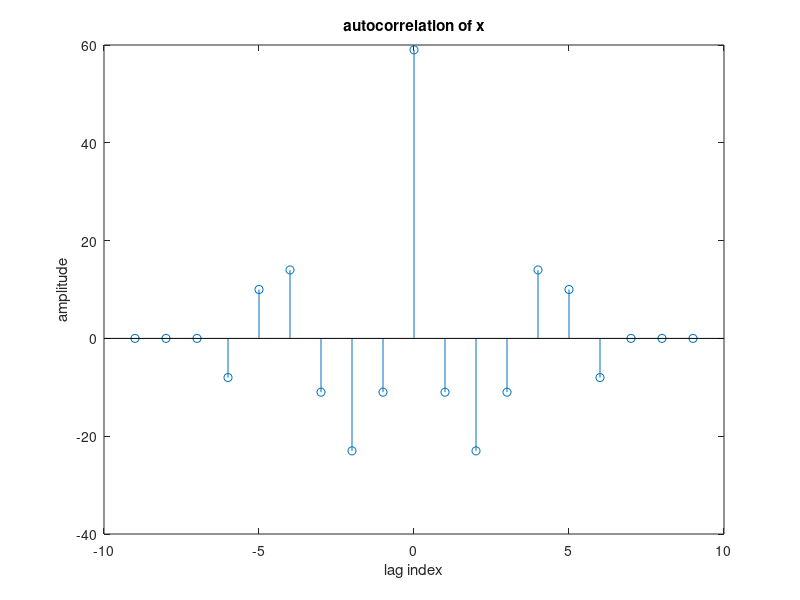
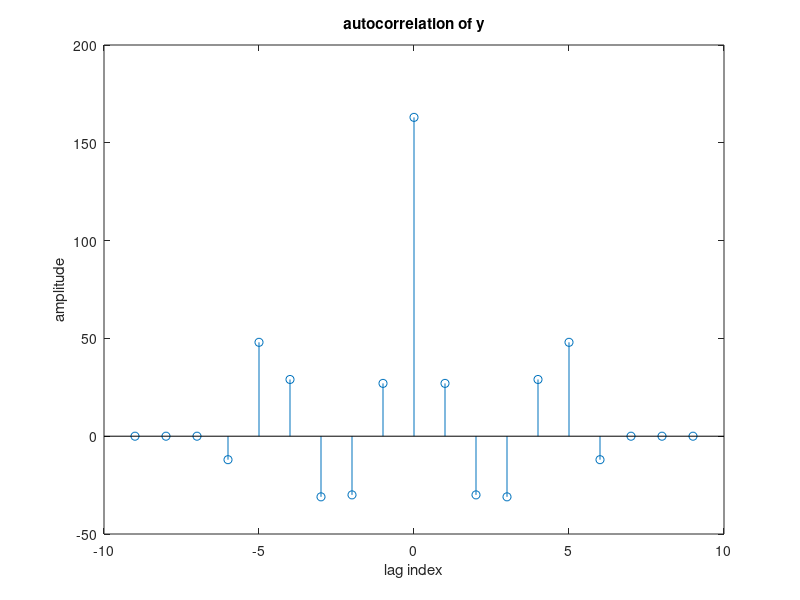
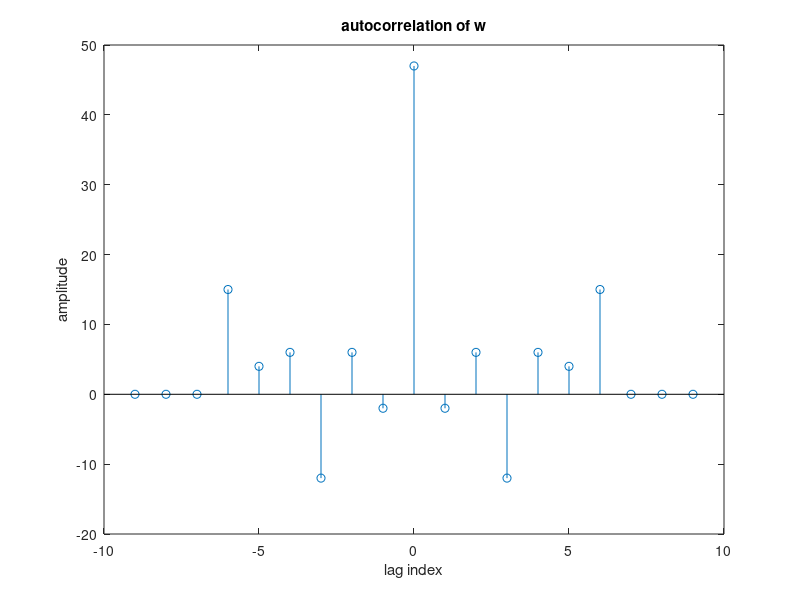

These figures' MATLAB source, in order:
% LAB 4 B
% Chirantan Ganguly (420)
% Amitrakshar Sanyal (422)
% ================================
%Autocorrelation and crosscorrelation
x = [0,0,0,-4,5,1,-2,-3,0,2];
y=[0,0,0,6,-3,-1,0,8,7,-2];
w=[0,0,0,3,2,2,-1,0,-2,5];
r1 = convn(x,fliplr(x));
r2 = convn(y,fliplr(y));
r3 = convn(w,fliplr(w));
figure(1)
N=length(x);
lag=-(N-1):(N-1);
stem(lag,r1)
xlabel('lag index')
ylabel('amplitude')
title('autocorrelation of x')
figure(2)
stem(lag,r2)
xlabel('lag index')
ylabel('amplitude')
title('autocorrelation of y')
figure(3)
stem(lag,r3)
xlabel('lag index')
ylabel('amplitude')
title('autocorrelation of w')
%====================================
%CROSS Correlation
r1 = convn(x,fliplr(y));
r2 = convn(x,fliplr(w));
figure(4);
